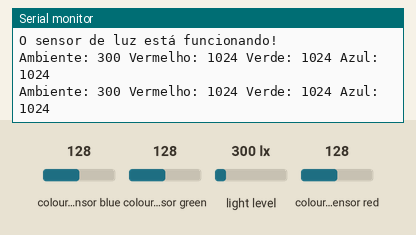
Recording of a sketch running on a simulated Arduino Uno, built with avr-gcc and run on an emulated ATmega328P. Parts: the last lines printed to the serial monitor. Inputs (shaded band) come from the test bench; at power-on: colour sensor blue 128, colour sensor green 128, light level 300 lx, colour sensor red 128.

Above: at 1.8 s.
1.9 s: colour sensor blue set to 5
At 3.2 s:
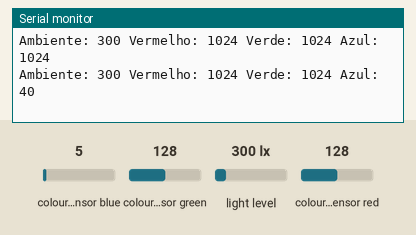
3.4 s: colour sensor green set to 5
At 4.3 s:
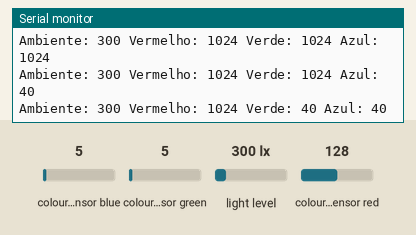
4.9 s: light level set to 40 lx
At 6.0 s:
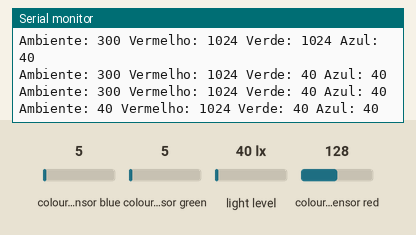
6.4 s: colour sensor red set to 5
At 7.4 s:
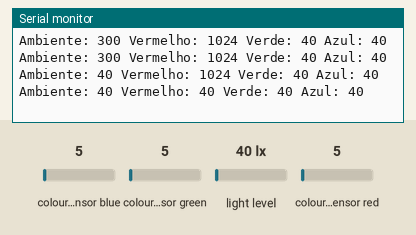

The sketch:

Identificar_Cores.ino
```cpp
/****************************************************************
ColorSensor.ino
APDS-9960 RGB and Gesture Sensor
Shawn Hymel @ SparkFun Electronics
October 15, 2014
https://github.com/sparkfun/APDS-9960_RGB_and_Gesture_Sensor

Conexões

Importante: O módulo APDS-9960 funciona somente com 3.3V!!!

Arduino Pin  APDS-9960 Board  Function

 3.3V            VCC            Power
 GND             GND            Ground
 A4              SDA            I2C Data
 A5              SCL            I2C Clock

******************************************************************/

//Inclusão de bibliotecas
#include <Wire.h>
#include <SparkFun_APDS9960.h>

//Instanciando o objeto "apds" e atribuindo como valor uma função existente na biblioteca
SparkFun_APDS9960 apds = SparkFun_APDS9960();

//Variáveis globais
uint16_t ambient_light = 0;
uint16_t red_light = 0;
uint16_t green_light = 0;
uint16_t blue_light = 0;

void setup() {

  //Inicializando a comunicação serial
  Serial.begin(9600);
  Serial.println();
  Serial.println(F("--------------------------------"));
  Serial.println(F("SparkFun APDS-9960 - Sensor de Cor"));
  Serial.println(F("--------------------------------"));

  //Inicializa o módulo APDS-9960
  if ( apds.init() ) {
    Serial.println(F("APDS-9960: Inicialização completa!"));
  } else {
    Serial.println(F("APDS-9960: Algo deu errado durante a inicialização!"));
  }

  //Executa o sensor de luminosidade
  if ( apds.enableLightSensor(false) ) {
    Serial.println(F("O sensor de luz está funcionando!"));
  } else {
    Serial.println(F("Algo deu errado durante a unidade do sensor de luz!"));
  }

  // Aguarde a inicialização e calibração terminar
  delay(500);
}

void loop() {

  // Lê os níveis de luminosidade (ambiente, vermelho, verde, azul)
  if (  !apds.readAmbientLight(ambient_light) ||
        !apds.readRedLight(red_light) ||
        !apds.readGreenLight(green_light) ||
        !apds.readBlueLight(blue_light) ) {
    Serial.println("Erro ao ler os valores de luminosidade");
  } else {
    Serial.print("Ambiente: ");
    Serial.print(ambient_light);
    Serial.print(" Vermelho: ");
    Serial.print(red_light);
    Serial.print(" Verde: ");
    Serial.print(green_light);
    Serial.print(" Azul: ");
    Serial.println(blue_light);
  }

  // Espera 1 segundo e executa a próxima leitura
  delay(1000);
}
```

Measured:
- after the input at 1.9 s, the serial monitor: prints a new line after 0.72 s (image 1)
- after the input at 3.4 s, the serial monitor: prints a new line after 0.22 s (image 2)
- after the input at 4.9 s, the serial monitor: prints a new line after 0.73 s (image 3)
- after the input at 6.4 s, the serial monitor: prints a new line after 0.23 s (image 4)
